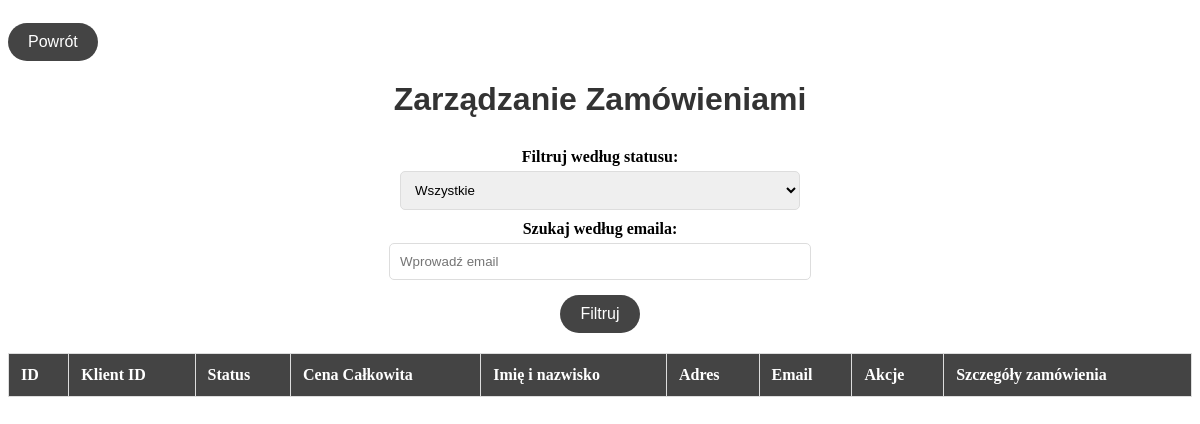
Before: /orders.php with the older database file.
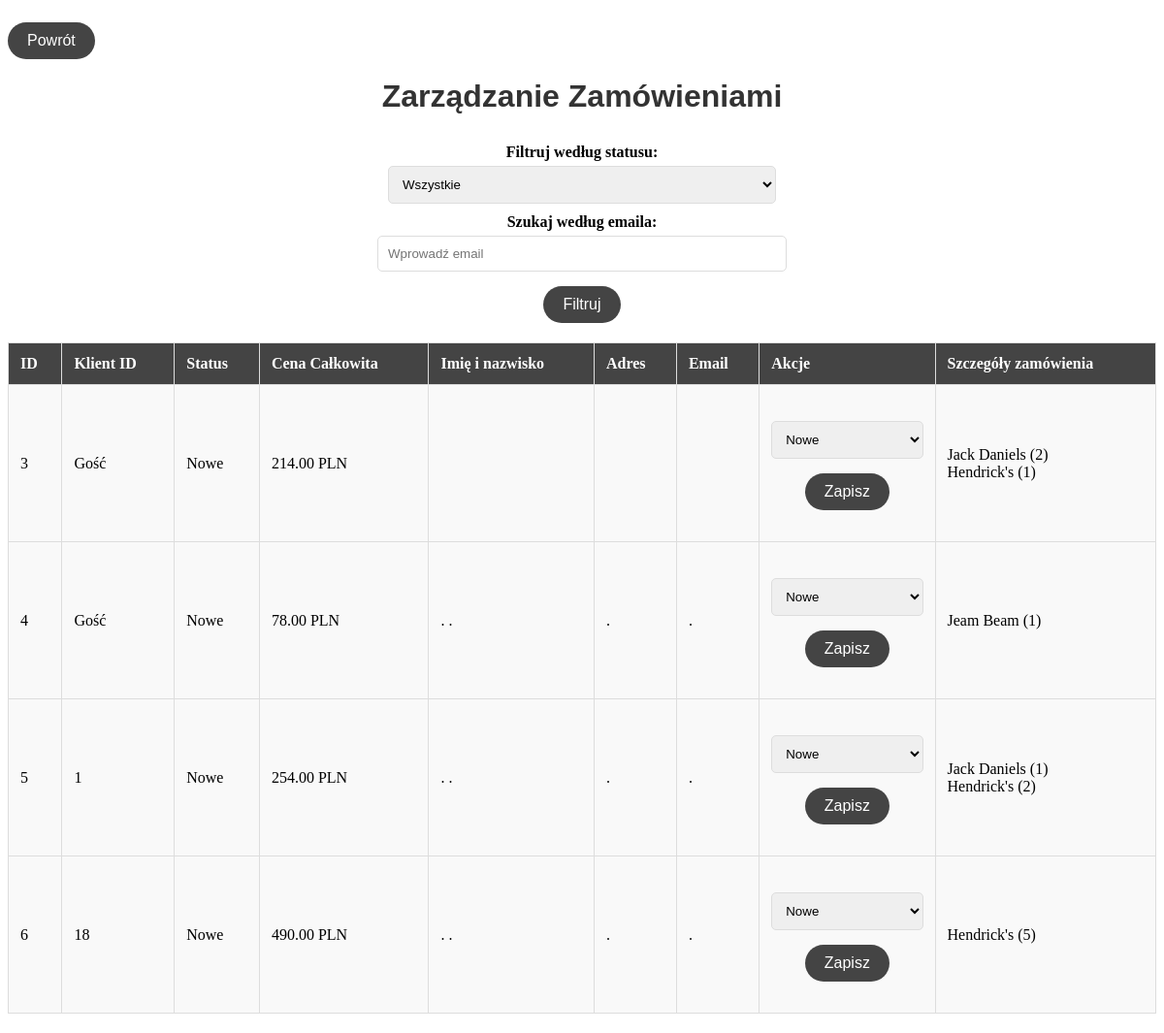
After: the same page with the newer database file.
### tables this page shows
CREATE TABLE `orders` (
  `id` int(11) NOT NULL,
  `user_id` int(11) DEFAULT NULL,
  `status` enum('Nowe','W realizacji','Zakończone') DEFAULT 'Nowe',
  `total_price` decimal(10,2) NOT NULL,
  `created_at` timestamp NOT NULL DEFAULT current_timestamp(),
  `full_name` varchar(100) NOT NULL,
  `address` text NOT NULL,
  `contact_number` varchar(15) NOT NULL
);

CREATE TABLE `order_items` (
  `order_id` int(11) NOT NULL,
  `product_id` int(11) NOT NULL,
  `quantity` int(11) NOT NULL,
  `price` decimal(10,2) NOT NULL
);

CREATE TABLE `products` (
  `id` int(11) NOT NULL,
  `name` varchar(100) NOT NULL,
  `cena` decimal(10,2) NOT NULL,
  `ilosc` int(11) DEFAULT 0,
  `image` varchar(255) DEFAULT NULL
);

### orders.php (the view, shortened to what this page needs)
<?php
include('database.php');
$email_search = $_GET['email'] ?? '';
$query = "SELECT * FROM orders WHERE 1=1";
$stmt = $pdo->prepare($query);
$stmt->execute();
$orders = $stmt->fetchAll();
?>
<!DOCTYPE html>
<html lang="pl">
<head>
    <link rel="stylesheet" href="styling.css">
</head>
<body>
    <button class="przenies" onclick="window.location.href='admin.php'">Powrót</button>
    <h1>Zarządzanie Zamówieniami</h1>
    <form method="GET" action="orders.php">
        <label for="status">Filtruj według statusu:</label>
        <select name="status" id="status">
            <option value="">Wszystkie</option>
        </select>
        <label for="email">Szukaj według emaila:</label>
        <input type="text" name="email" id="email" value="<?= htmlspecialchars($email_search) ?>" placeholder="Wprowadź email">
        <button type="submit">Filtruj</button>
    </form>
    <table>
        <tr>
            <th>ID</th>
            <th>Klient ID</th>
            <th>Status</th>
            <th>Cena Całkowita</th>
            <th>Imię i nazwisko</th>
            <th>Adres</th>
            <th>Email</th>
            <th>Akcje</th>
            <th>Szczegóły zamówienia</th>
        </tr>
        <?php foreach ($orders as $order): ?>
        <tr>
            <td><?= $order['id'] ?></td>
            <td><?= $order['user_id'] ?? 'Gość' ?></td>
            <td><?= $order['status'] ?></td>
            <td><?= $order['total_price'] ?> PLN</td>
            <td><?= $order['full_name'] ?></td>
            <td><?= $order['address'] ?></td>
            <td><?= $order['contact_number'] ?></td>
            <td>
                <form action="orders.php" method="POST">
                    <select name="status">
                        <option <?= $order['status'] == 'Nowe' ? 'selected' : '' ?>>Nowe</option>
                    </select>
                    <button type="submit" name="update_status">Zapisz</button>
                </form>
            </td>
            <td>
                <?php
                $zamowienie = $pdo->prepare("SELECT products.name, order_items.quantity
                                             FROM products
                                             INNER JOIN order_items
                                             ON products.id = order_items.product_id
                                             WHERE order_items.order_id = ?");
                $zamowienie->execute([$order['id']]);
                $szczegoly = $zamowienie->fetchAll();
                foreach ($szczegoly as $row): ?>
                    <?= $row['name'] ?> (<?= $row['quantity'] ?>)<br>
                <?php endforeach; ?>
            </td>
        </tr>
        <?php endforeach; ?>
    </table>
</body>
</html>

### styling.css (style rules this page uses)
h1, h2 { font-family: 'Arial', sans-serif; color: #333; text-align: center; margin: 20px 0; }
table { width: 100%; border-collapse: collapse; margin: 20px 0; }
th, td { padding: 12px; border: 1px solid #ddd; text-align: left; }
th { background-color: #444; color: #fff; font-weight: bold; }
td { background-color: #f9f9f9; }
form { margin: 20px 0; display: flex; flex-direction: column; align-items: center; }
label { font-weight: bold; margin-top: 10px; }
input[type="text"], input[type="number"], input[type="date"], select, textarea { width: 100%; max-width: 400px; padding: 10px; margin-top: 5px; border: 1px solid #ddd; border-radius: 5px; }
button, input[type="submit"] { background-color: #444; color: #ffffff; border-radius: 20px; border: none; padding: 10px 20px; font-size: 16px; margin-top: 15px; cursor: pointer; transition: background-color 0.3s; }

Changed rows visible on the page:
added orders: id "3", user "Gość", status "Nowe", total_price "214.00"
added order_items: product.name "Jack Daniels", quantity "2", shown under "3"
added order_items: product.name "Hendrick's", quantity "1", shown under "3"
added orders: id "4", user "Gość", status "Nowe", total_price "78.00", full_name ". .", address ".", contact_number "."
added order_items: product.name "Jeam Beam", quantity "1", shown under "4"
added orders: id "5", user "1", status "Nowe", total_price "254.00", full_name ". .", address ".", contact_number "."
added order_items: product.name "Jack Daniels", quantity "1", shown under "5"
added order_items: product.name "Hendrick's", quantity "2", shown under "5"
added orders: id "6", user "18", status "Nowe", total_price "490.00", full_name ". .", address ".", contact_number "."
added order_items: product.name "Hendrick's", quantity "5", shown under "6"
